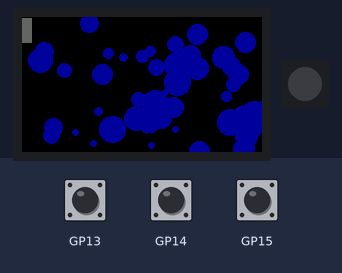
This program was run on a simulated Raspberry Pi Pico running MicroPython. Parts: 240×135 colour display, 1 RGB LEDs in strip order, left to right. The inputs (shaded band) are chosen by the test bench. Random numbers come from a fixed seed.

Above: at 0.46 s.
At 1.2 s:
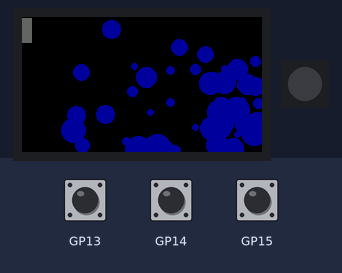
1.3 s: button B pressed for 1 s
At 1.69 s:
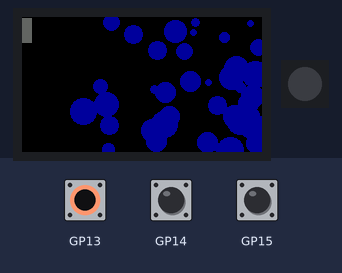
Timing chart, 0 to 4.3 s (numbered marks = the images above; inputs shaded):
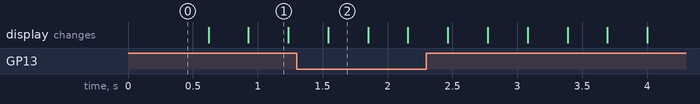

The program:

buttonsgame.py
```python
import time, random
import picodisplay as display

# based on initial code demo for the PiMoroni PicoDisplay for the RaspberyPiPico


width = display.get_width()
height = display.get_height()

display_buffer = bytearray(width * height * 2)  # 2-bytes per pixel (RGB565)
display.init(display_buffer)

display.set_backlight(1.0)


class Ball:
    def __init__(self, x, y, r, dx, dy, pen):
        self.x = x
        self.y = y
        self.r = r
        self.dx = dx
        self.dy = dy
        self.pen = pen

class Bat:
    def __init__(self, y):
        self.y = y

# initialise shapes
balls = []
for i in range(0, 50):
    balls.append(
        Ball(
            random.randint(0, width),
            random.randint(0, height),
            random.randint(0, 10) + 3,
            random.randint(0, 255) / 128,
            random.randint(0, 255) / 128,
            display.create_pen(0, 0, 155)

        )
    )
bat = Bat(1)

while True:
    display.set_pen(0, 0, 0)
    display.clear()

    for ball in balls:
        ball.x += ball.dx
        ball.y += ball.dy

        if ball.x <= 0:
           if ball.y > bat.y + 25  or ball.y < bat.y:
                #display.set_led(255,0,0)
                ball.dx =0
                ball.dy =0
                ball.x = 500
                ball.y = 500

        if ball.x < 0 or ball.x > width:
            ball.dx *= -1
        if ball.y < 0 or ball.y > height:
            ball.dy *= -1

        display.set_pen(ball.pen)
        display.circle(int(ball.x), int(ball.y), int(ball.r))

    if display.is_pressed(display.BUTTON_Y) and bat.y < height - 25:
        bat.y = bat.y +1
    if display.is_pressed(display.BUTTON_X) and bat.y > 0:
        bat.y = bat.y -1

    display.set_pen(100,100,100)
    display.rectangle(0,bat.y,10,25)


    if display.is_pressed(display.BUTTON_B):
        display.set_led(0,0,0)
    display.update()
```
